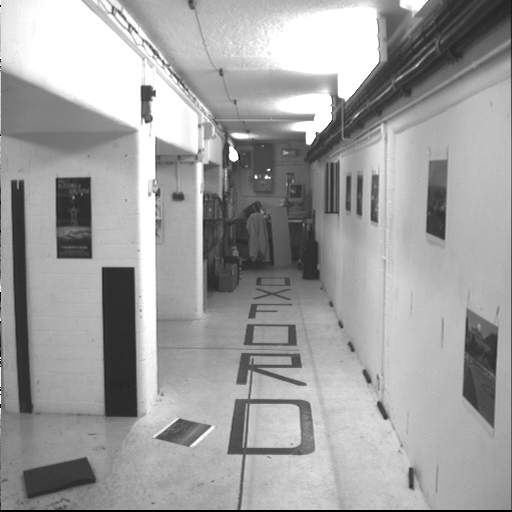
#> input picture Q1/location_1_frame_001.jpg, 512 x 512 px
$ python q1_solution.py
#> lines starting #> are read from the running program, lines starting #| are printed output that depends on the picture
import math
import cv2
import numpy as np
from matplotlib import pyplot as plt


# get matching image points
# [94 lines left out: functions getImagePts, convert2Dto3D, EpipolarDistance, drawLines, compute, not called in this run]


def preparation(img1, img2, location):
    # getImagePts(img1, img2, location + "s1_1", location + "s1_2", 10)
    # getImagePts(img1, img2, location + "s2_1", location + "s2_2", 10)

    pts1_1 = np.load("Q1/" + location + "s1_1.npy")
    pts1_2 = np.load("Q1/" + location + "s1_2.npy")
    pts2_1 = np.load("Q1/" + location + "s2_1.npy")
    pts2_2 = np.load("Q1/" + location + "s2_2.npy")

    pts1_1 = [[pt[0], pt[1]] for pt in pts1_1]
    pts1_2 = [[pt[0], pt[1]] for pt in pts1_2]
    pts1_1 = np.int32(pts1_1)
    pts1_2 = np.int32(pts1_2)

    pts2_1 = [[pt[0], pt[1]] for pt in pts2_1]
    pts2_2 = [[pt[0], pt[1]] for pt in pts2_2]
    pts2_1 = np.int32(pts2_1)
    pts2_2 = np.int32(pts2_2)
    # computing fundamental matrix for s1
    F, mask = cv2.findFundamentalMat(pts1_1, pts1_2, cv2.FM_8POINT)
    # for s1 and s2 making 3d points
    homo_pts1_1, homo_pts1_2, homo_pts2_1, homo_pts2_2 = convert2Dto3D(pts1_1, pts1_2, pts2_1, pts2_2)
    return pts1_1, pts1_2, pts2_1, pts2_2, homo_pts1_1, homo_pts1_2, homo_pts2_1, homo_pts2_2, F


if __name__ == "__main__":
    path1 = "Q1/location_1_frame_001.jpg"
    image1 = cv2.cvtColor(cv2.imread(path1), cv2.COLOR_BGR2RGB)
#> image1 is the input picture: shape (512, 512, 3); min 0, max 255, mean 159.8
    path2 = "Q1/location_1_frame_002.jpg"
    image2 = cv2.cvtColor(cv2.imread(path2), cv2.COLOR_BGR2RGB)
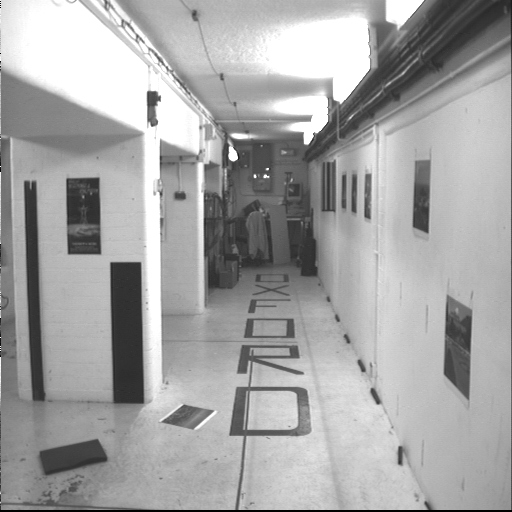
#> input picture Q1/location_1_frame_002.jpg, 512 x 512 px
#> image2 is the input picture: shape (512, 512, 3); min 0, max 255, mean 164.7

    path3 = "Q1/location_2_frame_001.jpg"
    image3 = cv2.cvtColor(cv2.imread(path3), cv2.COLOR_BGR2RGB)
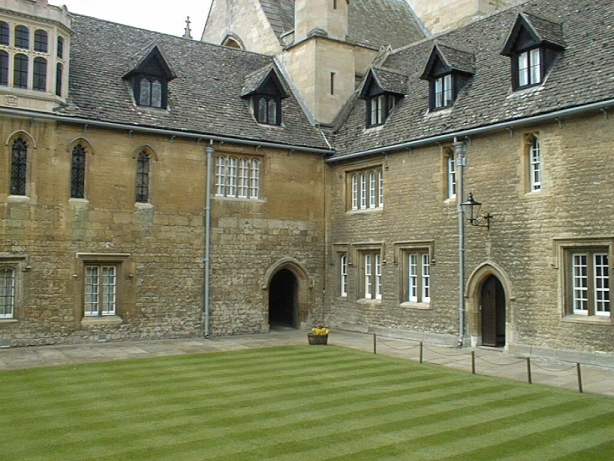
#> input picture Q1/location_2_frame_001.jpg, 614 x 461 px
    path4 = "Q1/location_2_frame_002.jpg"
    image4 = cv2.cvtColor(cv2.imread(path4), cv2.COLOR_BGR2RGB)
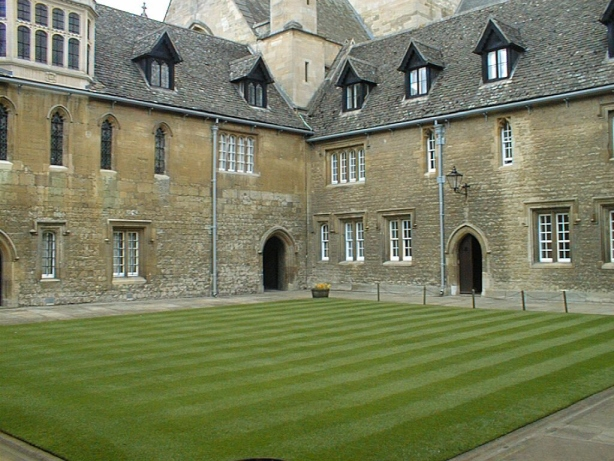
#> input picture Q1/location_2_frame_002.jpg, 614 x 461 px

    '''
    location 1
    '''
    pts1_1, pts1_2, pts2_1, pts2_2, homo_pts1_1, homo_pts1_2, homo_pts2_1, homo_pts2_2, F = preparation(image1, image2,
                                                                                                        "location1_")
#> (the run stopped early here; a loop or call above may not have finished)
